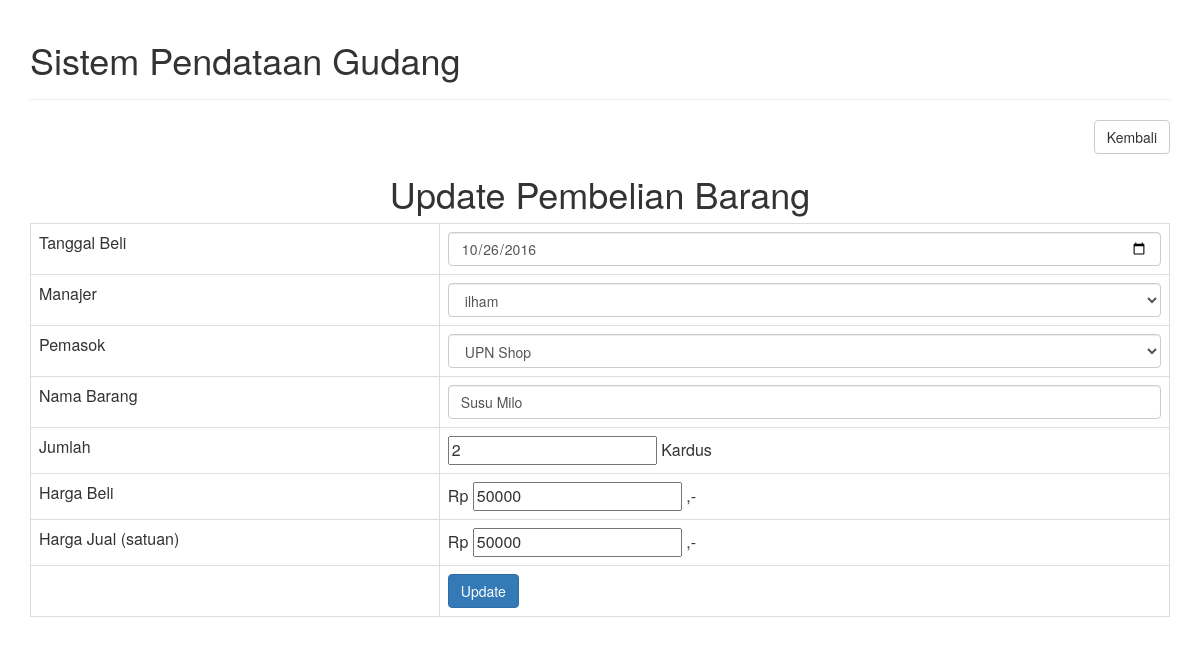
Screenshot of /update-pembelian.php?id=1 with the database file from the repository.
### tables this page shows
CREATE TABLE `manajer` (
  `nim` int(11) NOT NULL,
  `nama` varchar(256) DEFAULT NULL,
  `no_tlp` varchar(256) DEFAULT NULL,
  `username` varchar(256) DEFAULT NULL,
  `password` varchar(64) DEFAULT NULL
);

CREATE TABLE `pemasok` (
  `nip` int(11) NOT NULL,
  `nama` varchar(256) DEFAULT NULL,
  `alamat` varchar(256) DEFAULT NULL,
  `no_tlp` varchar(256) DEFAULT NULL
);

CREATE TABLE `barang` (
  `nib` int(11) NOT NULL,
  `tanggal_tambah` date DEFAULT NULL,
  `nama` varchar(256) DEFAULT NULL,
  `jumlah` int(11) DEFAULT NULL,
  `harga_jual` int(11) DEFAULT NULL
);

CREATE TABLE `transaksi` (
  `id_tra` int(11) NOT NULL,
  `tanggal` date DEFAULT NULL,
  `pengeluaran` int(11) DEFAULT NULL,
  `pemasukan` int(11) DEFAULT NULL
);

### objects/barang.php (called while the page is built, shortened)
<?php
class Barang{
    private $conn;
    private $table_name = "barang";
    public $nib;
    public function __construct($db){
        $this->conn = $db;
    }
	  public function readOne(){
        $query = "SELECT
                    nama, harga_jual, jumlah,tanggal_tambah
                FROM
                    " . $this->table_name . "
                WHERE
                    nib = ?
                LIMIT
                    0,1";
        $stmt = $this->conn->prepare( $query );
        $stmt->bindParam(1, $this->nib);
        $stmt->execute();
        $row = $stmt->fetch(PDO::FETCH_ASSOC);
        $this->nama = $row['nama'];
        $this->harga_jual = $row['harga_jual'];
        $this->jumlah = $row['jumlah'];
        $this->tanggal_tambah = $row['tanggal_tambah'];
    }
}
?>

### objects/pembelian_barang.php (called while the page is built, shortened)
<?php
class Pembelian_Barang{
    private $conn;
    private $table_name = "pembelian_barang";
    public $id_pembelian;
    public function __construct($db){
        $this->conn = $db;
    }
      public function readOne(){
        $query = "SELECT
                    nim, nip, nib, id_tra
                FROM
                    " . $this->table_name . "
                WHERE
                    id_pembelian = ?
                LIMIT
                    0,1";
        $stmt = $this->conn->prepare( $query );
        $stmt->bindParam(1, $this->id_pembelian);
        $stmt->execute();
        $row = $stmt->fetch(PDO::FETCH_ASSOC);
        $this->nim = $row['nim'];
        $this->nip = $row['nip'];
    }
}
?>

### objects/manajer.php (called while the page is built, shortened)
<?php
class Manajer{
    private $conn;
    private $table_name = "manajer";
    public $nim;
    public function __construct($db){
        $this->conn = $db;
    }
      public function readOne(){
        $query = "SELECT
                    nama, no_tlp ,username,password
                FROM
                    " . $this->table_name . "
                WHERE
                    nim = ?
                LIMIT
                    0,1";
        $stmt = $this->conn->prepare( $query );
        $stmt->bindParam(1, $this->nim);
        $stmt->execute();
        $row = $stmt->fetch(PDO::FETCH_ASSOC);
        $this->nama = $row['nama'];
    }
}
?>

### objects/pemasok.php (called while the page is built, shortened)
<?php
class Pemasok{
    private $conn;
    private $table_name = "pemasok";
    public $nip;
    public function __construct($db){
        $this->conn = $db;
    }
      public function readOne(){
        $query = "SELECT
                    nama, alamat, no_tlp
                FROM
                    " . $this->table_name . "
                WHERE
                    nip = ?
                LIMIT
                    0,1";
        $stmt = $this->conn->prepare( $query );
        $stmt->bindParam(1, $this->nip);
        $stmt->execute();
        $row = $stmt->fetch(PDO::FETCH_ASSOC);
        $this->nama = $row['nama'];
    }
}
?>

### objects/transaksi.php (called while the page is built, shortened)
<?php
class Transaksi{
    private $conn;
    private $table_name = "transaksi";
    public $id_tra;
    public function __construct($db){
        $this->conn = $db;
    }
      public function readOne(){
        $query = "SELECT
                     tanggal, pengeluaran, pemasukan
                FROM
                    " . $this->table_name . "
                WHERE
                    id_tra = ?
                LIMIT
                    0,1";
        $stmt = $this->conn->prepare( $query );
        $stmt->bindParam(1, $this->id_tra);
        $stmt->execute();
        $row = $stmt->fetch(PDO::FETCH_ASSOC);
        $this->pengeluaran = $row['pengeluaran'];
        }
}
?>

### update-pembelian.php (the view, shortened to what this page needs)
<?php
include_once "header.php";
include_once 'objects/manajer.php';
include_once 'objects/barang.php';
include_once 'objects/pemasok.php';
include_once 'objects/transaksi.php';
include_once 'objects/pembelian_barang.php';
?>
<div class="right-button-margin">
    <a href="view-pembelianbarang.php" class="btn btn-default pull-right">Kembali</a>
</div>
<?php
echo '<h1 style="text-align:center;">Update Pembelian Barang</h1>';
?>
<?php
    $id_pembelian = isset($_GET['id']) ? $_GET['id'] : die('ERROR: missing ID.');
    $database = new Database();
    $db = $database->getConnection();
    $pembelian_barang = new Pembelian_Barang($db);
    $manajer=new Manajer($db);
    $pemasok=new Pemasok($db);
    $barang=new Barang($db);
    $transaksi=new Transaksi($db);
    $pembelian_barang->id_pembelian = $id_pembelian;
    $pembelian_barang->readOne();
    $manajer->nim=$pembelian_barang->nim;
    $pemasok->nip=$pembelian_barang->nip;
    $barang->nib=$pembelian_barang->nib;
    $transaksi->id_tra=$pembelian_barang->id_tra;
    $manajer->readOne();
    $pemasok->readOne();
    $barang->readOne();
    $transaksi->readOne();
?>
<form action="update-pembelian.php?id=<?php echo $id;?>" method="post">
    <table class="table table-hover table-responsive table-bordered">
        <tr>
           <td>Tanggal Beli</td>
           <td><input type="date" name="tanggal_tambah" class="form-control"value="<?php echo $barang->tanggal_tambah; ?>"></td>
       </tr>
       <tr>
           <td>Manajer</td>
           <td>
           <?php
                echo "<select class='form-control' name='nim'>";
                    echo "<option value='$manajer->nim'>$manajer->nama</option>";
                echo "</select>";
            ?>
           </td>
       </tr>
       <tr>
           <td>Pemasok</td>
           <td>
           <?php
                echo "<select class='form-control' name='nip'>";
                    echo "<option value='$pemasok->nip'>$pemasok->nama</option>";
                echo "</select>";
            ?>
           </td>
       </tr>
       <tr>
           <td>Nama Barang</td>
           <td><input type="text" name="bar_nama" class="form-control" value="<?php echo $barang->nama; ?>"></td>
       </tr>
       <tr>
           <td>Jumlah</td>
           <td><input type="number" name="bar_jumlah" value="<?php echo $barang->jumlah; ?>"> Kardus </td>
       </tr>
        <tr>
           <td>Harga Beli</td>
           <td>Rp <input type="number" name="tra_pengeluaran" value="<?php echo $transaksi->pengeluaran; ?>"> ,- </td>
       </tr>
       <tr>
           <td>Harga Jual (satuan) </td>
           <td> Rp <input type="number" name="bar_harga_jual" value="<?php echo $barang->harga_jual; ?>"> ,- </td>
       </tr>
        <tr>
            <td></td>
            <td>
                <button class="btn btn-primary" type="submit">Update</button>
            </td>
        </tr>
    </table>
</form>
<?php
include_once "footer.php";
?>

### header.php (style rules this page uses)
.right-button-margin { margin: 0 0 1em 0; overflow: hidden; }

### rows the page displays
manajer: nim "ilham"
pemasok: nip "UPN Shop"
barang: bar_nama "Susu Milo", bar_jumlah "2", bar_harga_jual "50000"
transaksi: tra_pengeluaran "50000"

### other values shown
$page_title "Sistem Pendataan Gudang"
